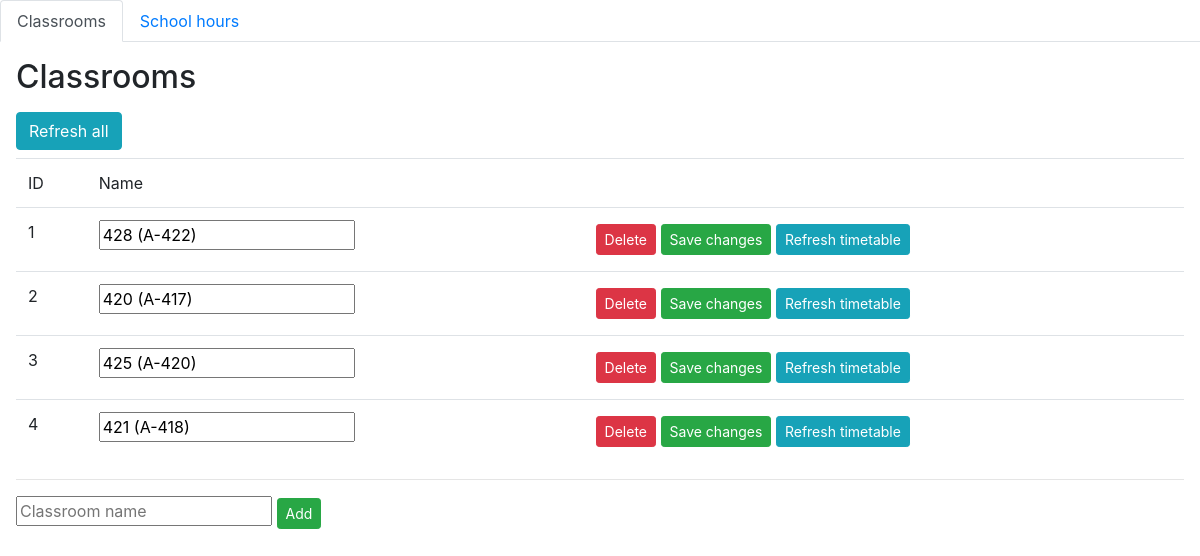
The page /admin on the database its author committed.
### db.py (models this page shows, shortened)
class Classroom(db.Model):
	__tablename__ = "classroom"
	code = db.Column(db.Integer, primary_key = True)
	name = db.Column(db.String(16), nullable = False, unique = True)

### routes.py (the view)
@app.route("/admin")
def admin():
	classrooms = Classroom.query.order_by(Classroom.code).all()
	school_hours = SchoolHour.query.order_by(SchoolHour.day, SchoolHour.start_time).all()
	return render_template("admin.html", title = "DB Admin", classrooms = classrooms, school_hours = school_hours)

### templates/admin.html (shortened to what this page needs)
{% extends "base.html" %}
{% block head %}
	<link rel="stylesheet" href="https://stackpath.bootstrapcdn.com/bootstrap/4.4.1/css/bootstrap.min.css"/>
{% endblock %}
{% block body %}
	<ul class="nav nav-tabs">
		<li class="nav-item">
			<a class="nav-link active" data-toggle="tab" href="#admin-tab-classrooms">Classrooms</a>
		</li>
		<li class="nav-item">
			<a class="nav-link" data-toggle="tab" href="#admin-tab-school-hours">School hours</a>
		</li>
	</ul>
	<div id="admin-tab-content" class="tab-content p-3">
		<div id="admin-tab-classrooms" class="tab-pane show active">
			<h2>Classrooms</h2>
			<a class="btn btn-info my-2" href="{{ url_for('admin_refreshall') }}">Refresh all</a>
			<table class="table">
				<thead>
					<tr>
						<td>ID</td>
						<td>Name</td>
						<td></td>
					</tr>
				</thead>
				<tbody>
					{% for classroom in classrooms %}
					<tr>
						<form action="{{ url_for('admin_edit_cr') }}" method="post">
							<td>{{ classroom.code }}</td>
							<td><input type="text" value="{{ classroom.name }}" name="name"/></td>
							<td>
								<a class="btn btn-danger btn-sm my-1" href="{{ url_for('admin_delete_cr', code=classroom.code) }}">Delete</a>
								<input class="btn btn-success btn-sm my-1" type="submit" value="Save changes"/>
								<a class="btn btn-info btn-sm my-1" href="{{ url_for('admin_refresh_cr', code=classroom.code) }}">Refresh timetable</a>
							</td>
						</form>
					</tr>
					{% endfor %}
				</tbody>
			</table>
			<hr/>
			<form action="{{ url_for('admin_add_cr') }}" method="post">
				<input type="text" name="name" placeholder="Classroom name"/>
				<input class="btn btn-success btn-sm" type="submit" value="Add"/>
			</form>
		</div>
	</div>
{% endblock %}

### templates/base.html (shortened to what this page needs)
<!doctype html>
<html>
	<head>
		<link rel="stylesheet" href="{{ url_for('static', filename='css/bootstrap.min.css') }}">
		<link rel="stylesheet" href="{{ url_for('static', filename='fontawesome-free-5.13.0-web/css/all.min.css') }}">
		{% block head %}
		{% endblock %}
	</head>
	<body>
		{% block body %}
		{% endblock %}
	</body>
</html>

### rows shown on the page
Classroom: code "1", name "428 (A-422)"
Classroom: code "2", name "420 (A-417)"
Classroom: code "3", name "425 (A-420)"
Classroom: code "4", name "421 (A-418)"
